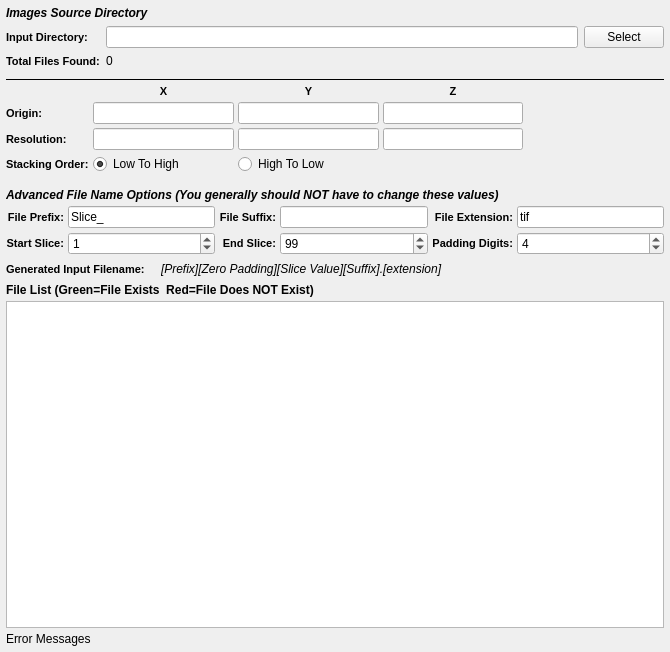
<?xml version="1.0" encoding="UTF-8"?>
<ui version="4.0">
 <class>ProcessMonitoringWidget</class>
 <widget class="QWidget" name="ProcessMonitoringWidget">
  <property name="geometry">
   <rect>
    <x>0</x>
    <y>0</y>
    <width>670</width>
    <height>652</height>
   </rect>
  </property>
  <property name="title" stdset="0">
   <string>Image Stack Import</string>
  </property>
  <layout class="QGridLayout" name="gridLayout_3">
   <property name="leftMargin">
    <number>6</number>
   </property>
   <property name="topMargin">
    <number>0</number>
   </property>
   <property name="rightMargin">
    <number>6</number>
   </property>
   <property name="bottomMargin">
    <number>6</number>
   </property>
   <property name="spacing">
    <number>4</number>
   </property>
   <item row="6" column="0">
    <layout class="QGridLayout" name="gridLayout_20">
     <item row="1" column="0">
      <widget class="QLabel" name="label_50">
       <property name="styleSheet">
        <string notr="true">QLabel {
font-weight: bold;
font-size: 11px;
}</string>
       </property>
       <property name="text">
        <string>Start Slice:</string>
       </property>
       <property name="alignment">
        <set>Qt::AlignRight|Qt::AlignTrailing|Qt::AlignVCenter</set>
       </property>
      </widget>
     </item>
     <item row="1" column="1">
      <widget class="QSpinBox" name="m_ZStartIndex">
       <property name="minimumSize">
        <size>
         <width>75</width>
         <height>0</height>
        </size>
       </property>
       <property name="toolTip">
        <string>Which file index to start the import at.</string>
       </property>
       <property name="maximum">
        <number>1000000</number>
       </property>
       <property name="value">
        <number>1</number>
       </property>
      </widget>
     </item>
     <item row="1" column="2">
      <widget class="QLabel" name="label_51">
       <property name="styleSheet">
        <string notr="true">QLabel {
font-weight: bold;
font-size: 11px;
}</string>
       </property>
       <property name="text">
        <string>End Slice:</string>
       </property>
       <property name="alignment">
        <set>Qt::AlignRight|Qt::AlignTrailing|Qt::AlignVCenter</set>
       </property>
      </widget>
     </item>
     <item row="1" column="3">
      <widget class="QSpinBox" name="m_ZEndIndex">
       <property name="minimumSize">
        <size>
         <width>75</width>
         <height>0</height>
        </size>
       </property>
       <property name="toolTip">
        <string>The file index to stop the import at. (Inclusive)</string>
       </property>
       <property name="maximum">
        <number>1000000</number>
       </property>
       <property name="value">
        <number>99</number>
       </property>
      </widget>
     </item>
     <item row="1" column="4">
      <widget class="QLabel" name="label_21">
       <property name="styleSheet">
        <string notr="true">QLabel {
font-weight: bold;
font-size: 11px;
}</string>
       </property>
       <property name="text">
        <string>Padding Digits:</string>
       </property>
       <property name="alignment">
        <set>Qt::AlignRight|Qt::AlignTrailing|Qt::AlignVCenter</set>
       </property>
      </widget>
     </item>
     <item row="1" column="5">
      <widget class="QSpinBox" name="m_TotalDigits">
       <property name="toolTip">
        <string>The number of digits to allow for the slice index.</string>
       </property>
       <property name="value">
        <number>4</number>
       </property>
      </widget>
     </item>
     <item row="0" column="0">
      <widget class="QLabel" name="label_32">
       <property name="styleSheet">
        <string notr="true">QLabel {
font-weight: bold;
font-size: 11px;
}</string>
       </property>
       <property name="text">
        <string>File Prefix:</string>
       </property>
       <property name="alignment">
        <set>Qt::AlignRight|Qt::AlignTrailing|Qt::AlignVCenter</set>
       </property>
      </widget>
     </item>
     <item row="0" column="1">
      <widget class="QLineEdit" name="m_FilePrefix">
       <property name="toolTip">
        <string>The front part of the input file name</string>
       </property>
       <property name="text">
        <string>Slice_</string>
       </property>
      </widget>
     </item>
     <item row="0" column="2">
      <widget class="QLabel" name="label_13">
       <property name="styleSheet">
        <string notr="true">QLabel {
font-weight: bold;
font-size: 11px;
}</string>
       </property>
       <property name="text">
        <string>File Suffix:</string>
       </property>
       <property name="alignment">
        <set>Qt::AlignRight|Qt::AlignTrailing|Qt::AlignVCenter</set>
       </property>
      </widget>
     </item>
     <item row="0" column="3">
      <widget class="QLineEdit" name="m_FileSuffix">
       <property name="toolTip">
        <string>The part of the filename that comes AFTER the slice index</string>
       </property>
      </widget>
     </item>
     <item row="0" column="4">
      <widget class="QLabel" name="label_56">
       <property name="styleSheet">
        <string notr="true">QLabel {
font-weight: bold;
font-size: 11px;
}</string>
       </property>
       <property name="text">
        <string>File Extension:</string>
       </property>
       <property name="alignment">
        <set>Qt::AlignRight|Qt::AlignTrailing|Qt::AlignVCenter</set>
       </property>
      </widget>
     </item>
     <item row="0" column="5">
      <widget class="QLineEdit" name="m_FileExt">
       <property name="toolTip">
        <string>The file extension of the input files</string>
       </property>
       <property name="text">
        <string>tif</string>
       </property>
      </widget>
     </item>
    </layout>
   </item>
   <item row="5" column="0">
    <widget class="QLabel" name="label_58">
     <property name="styleSheet">
      <string notr="true">QLabel 
{
	font-style: italic;font-weight: bold;
font-size: 12px;
}</string>
     </property>
     <property name="text">
      <string>Advanced File Name Options (You generally should NOT have to change these values)</string>
     </property>
    </widget>
   </item>
   <item row="4" column="0">
    <layout class="QGridLayout" name="gridLayout_2">
     <property name="bottomMargin">
      <number>10</number>
     </property>
     <item row="2" column="0">
      <widget class="QLabel" name="label_2">
       <property name="styleSheet">
        <string notr="true">QLabel {
font-weight: bold;
font-size: 11px;
}</string>
       </property>
       <property name="text">
        <string>Resolution:</string>
       </property>
      </widget>
     </item>
     <item row="1" column="0">
      <widget class="QLabel" name="label">
       <property name="styleSheet">
        <string notr="true">QLabel {
font-weight: bold;
font-size: 11px;
}</string>
       </property>
       <property name="text">
        <string>Origin:</string>
       </property>
      </widget>
     </item>
     <item row="2" column="3">
      <widget class="QLineEdit" name="zRes"/>
     </item>
     <item row="1" column="2">
      <widget class="QLineEdit" name="yOrigin"/>
     </item>
     <item row="1" column="3">
      <widget class="QLineEdit" name="zOrigin"/>
     </item>
     <item row="2" column="2">
      <widget class="QLineEdit" name="yRes"/>
     </item>
     <item row="2" column="1">
      <widget class="QLineEdit" name="xRes"/>
     </item>
     <item row="1" column="1">
      <widget class="QLineEdit" name="xOrigin"/>
     </item>
     <item row="0" column="1">
      <widget class="QLabel" name="label_3">
       <property name="styleSheet">
        <string notr="true">QLabel {
font-weight: bold;
font-size: 11px;
}</string>
       </property>
       <property name="text">
        <string>X</string>
       </property>
       <property name="alignment">
        <set>Qt::AlignCenter</set>
       </property>
      </widget>
     </item>
     <item row="0" column="2">
      <widget class="QLabel" name="label_4">
       <property name="styleSheet">
        <string notr="true">QLabel {
font-weight: bold;
font-size: 11px;
}</string>
       </property>
       <property name="text">
        <string>Y</string>
       </property>
       <property name="alignment">
        <set>Qt::AlignCenter</set>
       </property>
      </widget>
     </item>
     <item row="0" column="3">
      <widget class="QLabel" name="label_6">
       <property name="styleSheet">
        <string notr="true">QLabel {
font-weight: bold;
font-size: 11px;
}</string>
       </property>
       <property name="text">
        <string>Z</string>
       </property>
       <property name="alignment">
        <set>Qt::AlignCenter</set>
       </property>
      </widget>
     </item>
     <item row="0" column="4" rowspan="3">
      <spacer name="horizontalSpacer">
       <property name="orientation">
        <enum>Qt::Horizontal</enum>
       </property>
       <property name="sizeHint" stdset="0">
        <size>
         <width>40</width>
         <height>20</height>
        </size>
       </property>
      </spacer>
     </item>
     <item row="3" column="0">
      <widget class="QLabel" name="label_7">
       <property name="styleSheet">
        <string notr="true">QLabel {
font-weight: bold;
font-size: 11px;
}</string>
       </property>
       <property name="text">
        <string>Stacking Order:</string>
       </property>
      </widget>
     </item>
     <item row="3" column="1">
      <widget class="QRadioButton" name="m_StackLowToHigh">
       <property name="text">
        <string>Low To High</string>
       </property>
       <property name="checked">
        <bool>true</bool>
       </property>
      </widget>
     </item>
     <item row="3" column="2">
      <widget class="QRadioButton" name="m_StackHighToLow">
       <property name="text">
        <string>High To Low</string>
       </property>
      </widget>
     </item>
    </layout>
   </item>
   <item row="3" column="0">
    <widget class="Line" name="line_9">
     <property name="frameShadow">
      <enum>QFrame::Plain</enum>
     </property>
     <property name="orientation">
      <enum>Qt::Horizontal</enum>
     </property>
    </widget>
   </item>
   <item row="0" column="0">
    <layout class="QGridLayout" name="widgetLayout">
     <property name="topMargin">
      <number>6</number>
     </property>
     <property name="bottomMargin">
      <number>6</number>
     </property>
     <property name="spacing">
      <number>6</number>
     </property>
     <item row="0" column="0" colspan="3">
      <widget class="QLabel" name="label_5">
       <property name="styleSheet">
        <string notr="true">QLabel 
{
	font-style: italic;font-weight: bold;
font-size: 12px;
}</string>
       </property>
       <property name="text">
        <string>Images Source Directory</string>
       </property>
      </widget>
     </item>
     <item row="1" column="0">
      <widget class="QLabel" name="label_29">
       <property name="toolTip">
        <string>The directory that contains the .ang or .ctf files</string>
       </property>
       <property name="styleSheet">
        <string notr="true">QLabel {
font-weight: bold;
font-size: 11px;
}</string>
       </property>
       <property name="text">
        <string>Input Directory:</string>
       </property>
      </widget>
     </item>
     <item row="1" column="1">
      <widget class="QFSDropLineEdit" name="m_InputDir"/>
     </item>
     <item row="1" column="2">
      <widget class="QPushButton" name="m_InputDirBtn">
       <property name="text">
        <string>Select</string>
       </property>
      </widget>
     </item>
     <item row="2" column="0">
      <widget class="QLabel" name="label_47">
       <property name="styleSheet">
        <string notr="true">QLabel {
font-weight: bold;
font-size: 11px;
}</string>
       </property>
       <property name="text">
        <string>Total Files Found:</string>
       </property>
      </widget>
     </item>
     <item row="2" column="1">
      <widget class="QLabel" name="m_TotalSlices">
       <property name="text">
        <string>0</string>
       </property>
      </widget>
     </item>
    </layout>
   </item>
   <item row="10" column="0">
    <widget class="QLabel" name="m_ErrorMessage">
     <property name="text">
      <string>Error Messages</string>
     </property>
    </widget>
   </item>
   <item row="9" column="0">
    <widget class="QListWidget" name="m_FileListView">
     <property name="sizePolicy">
      <sizepolicy hsizetype="Expanding" vsizetype="MinimumExpanding">
       <horstretch>0</horstretch>
       <verstretch>0</verstretch>
      </sizepolicy>
     </property>
     <property name="toolTip">
      <string>The list of files that will be imported in the order they will be imported into the HDF5 Ebsd File</string>
     </property>
    </widget>
   </item>
   <item row="8" column="0">
    <widget class="QLabel" name="label_57">
     <property name="font">
      <font>
       <weight>75</weight>
       <italic>false</italic>
       <bold>true</bold>
      </font>
     </property>
     <property name="text">
      <string>File List (Green=File Exists  Red=File Does NOT Exist)</string>
     </property>
    </widget>
   </item>
   <item row="7" column="0">
    <layout class="QHBoxLayout" name="_6">
     <item>
      <widget class="QLabel" name="label_17">
       <property name="styleSheet">
        <string notr="true">QLabel {
font-weight: bold;
font-size: 11px;
}</string>
       </property>
       <property name="text">
        <string>Generated Input Filename:</string>
       </property>
      </widget>
     </item>
     <item>
      <spacer name="horizontalSpacer_24">
       <property name="orientation">
        <enum>Qt::Horizontal</enum>
       </property>
       <property name="sizeType">
        <enum>QSizePolicy::Fixed</enum>
       </property>
       <property name="sizeHint" stdset="0">
        <size>
         <width>12</width>
         <height>20</height>
        </size>
       </property>
      </spacer>
     </item>
     <item>
      <widget class="QLabel" name="m_GeneratedFileNameExample">
       <property name="font">
        <font>
         <italic>true</italic>
        </font>
       </property>
       <property name="text">
        <string>[Prefix][Zero Padding][Slice Value][Suffix].[extension]</string>
       </property>
      </widget>
     </item>
     <item>
      <spacer name="horizontalSpacer_25">
       <property name="orientation">
        <enum>Qt::Horizontal</enum>
       </property>
       <property name="sizeHint" stdset="0">
        <size>
         <width>40</width>
         <height>20</height>
        </size>
       </property>
      </spacer>
     </item>
    </layout>
   </item>
  </layout>
 </widget>
 <customwidgets>
  <customwidget>
   <class>QFSDropLineEdit</class>
   <extends>QLineEdit</extends>
   <header location="global">QFSDropLineEdit.h</header>
  </customwidget>
 </customwidgets>
 <tabstops>
  <tabstop>m_InputDir</tabstop>
  <tabstop>m_InputDirBtn</tabstop>
  <tabstop>xOrigin</tabstop>
  <tabstop>yOrigin</tabstop>
  <tabstop>zOrigin</tabstop>
  <tabstop>xRes</tabstop>
  <tabstop>yRes</tabstop>
  <tabstop>zRes</tabstop>
  <tabstop>m_StackLowToHigh</tabstop>
  <tabstop>m_StackHighToLow</tabstop>
  <tabstop>m_FilePrefix</tabstop>
  <tabstop>m_FileSuffix</tabstop>
  <tabstop>m_FileExt</tabstop>
  <tabstop>m_ZStartIndex</tabstop>
  <tabstop>m_ZEndIndex</tabstop>
  <tabstop>m_TotalDigits</tabstop>
  <tabstop>m_FileListView</tabstop>
 </tabstops>
 <resources/>
 <connections/>
</ui>
